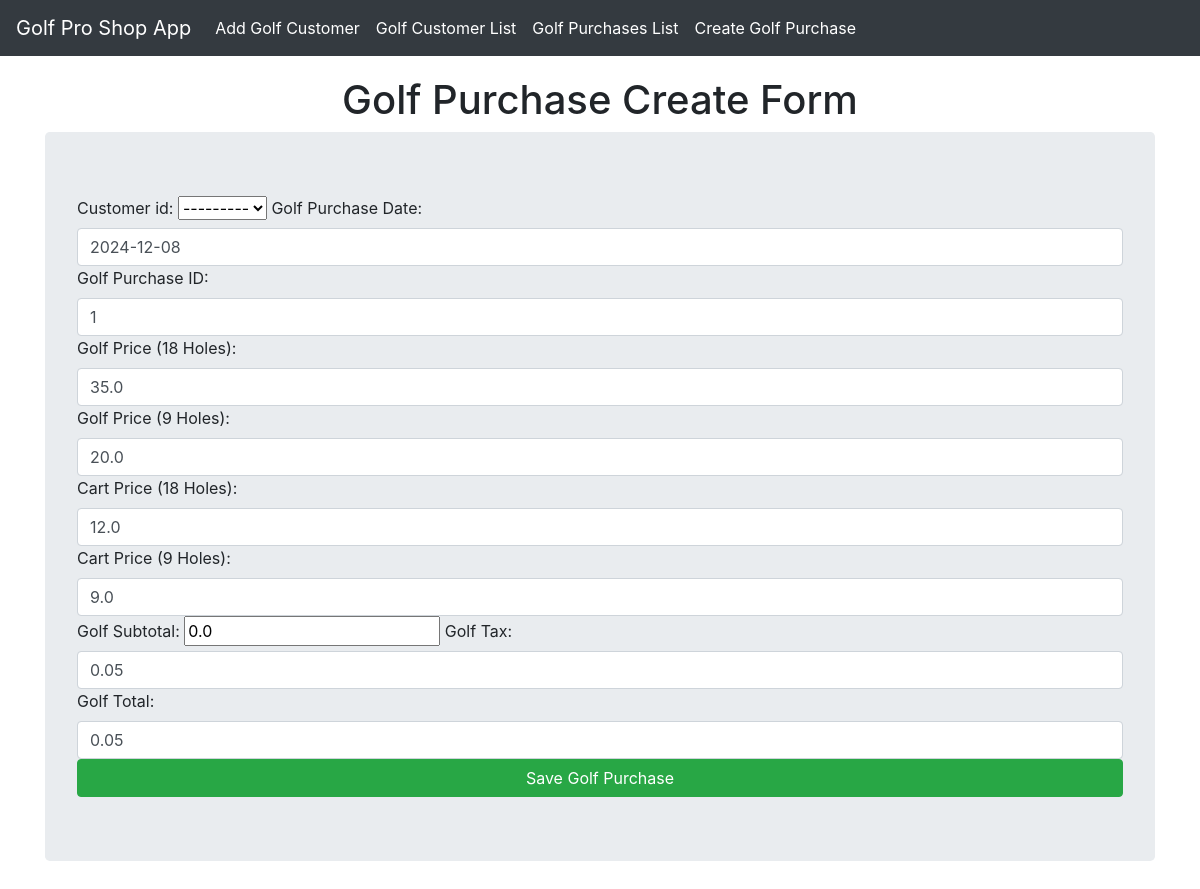
Before: /gpcreate/ with the older database file.
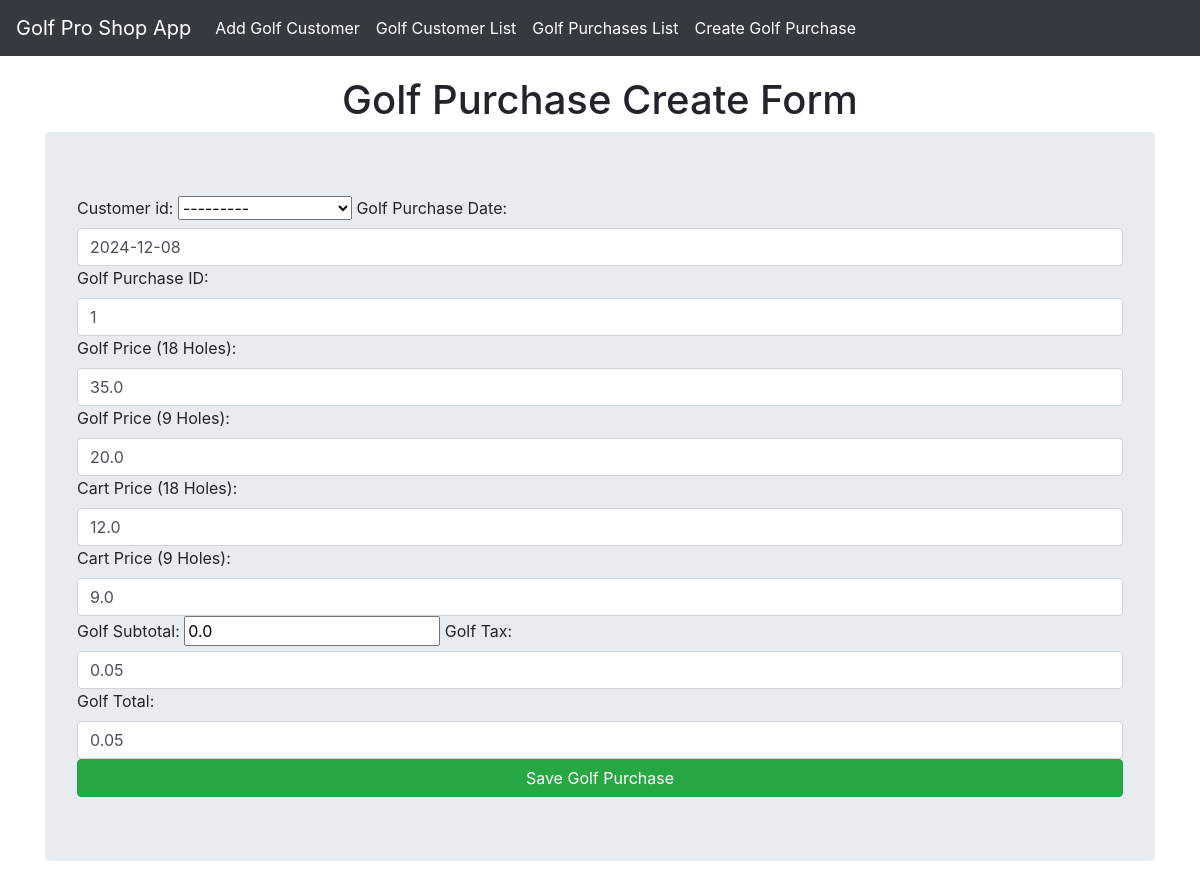
After: the same page with the newer database file.
### golfproapp/models.py (models this page shows)
class Customer(models.Model):
    customer_id = models.AutoField(primary_key=True)
    golferchoice=[('Y','Yes'),('N','No'),]
    gchoice = models.CharField(max_length=1, choices=golferchoice, default='Y')
    fname = models.TextField(max_length=10, default="Golfer1")
    lname = models.TextField(max_length=10, default="Golfer1Lname")
    g_phone = models.CharField(default="555-867-5309", max_length=15)
    g_email = models.CharField(default="bob.smith@aol.com", max_length=30)

### golfproapp/views.py (the view, shortened to what this page needs)
# urls.py: path('gpcreate/', views.golf_purchase_create_view, name='golf_purchase_create'),
def golf_purchase_create_view(request):
    form = GolfPurchasesForm()
    return render(request, 'golfproapp/purchase_create.html',{'form':form})

### golfproapp/templates/golfproapp/purchase_create.html (shortened to what this page needs)
{% extends "golfproapp/layout.html" %}
{% block content %}
<h1 class="text-center">Golf Purchase Create Form</h1>
<form method="POST" class="jumbotron">
    {{form}}
    <button class="btn btn-success btn-block" type="submit">Save Golf Purchase</button>
</form>
{% endblock %}

Changed rows visible on the page:
added Customer: customer_id "---------"
Other visible differences:
form field customer_id: "---------" → (not shown)
